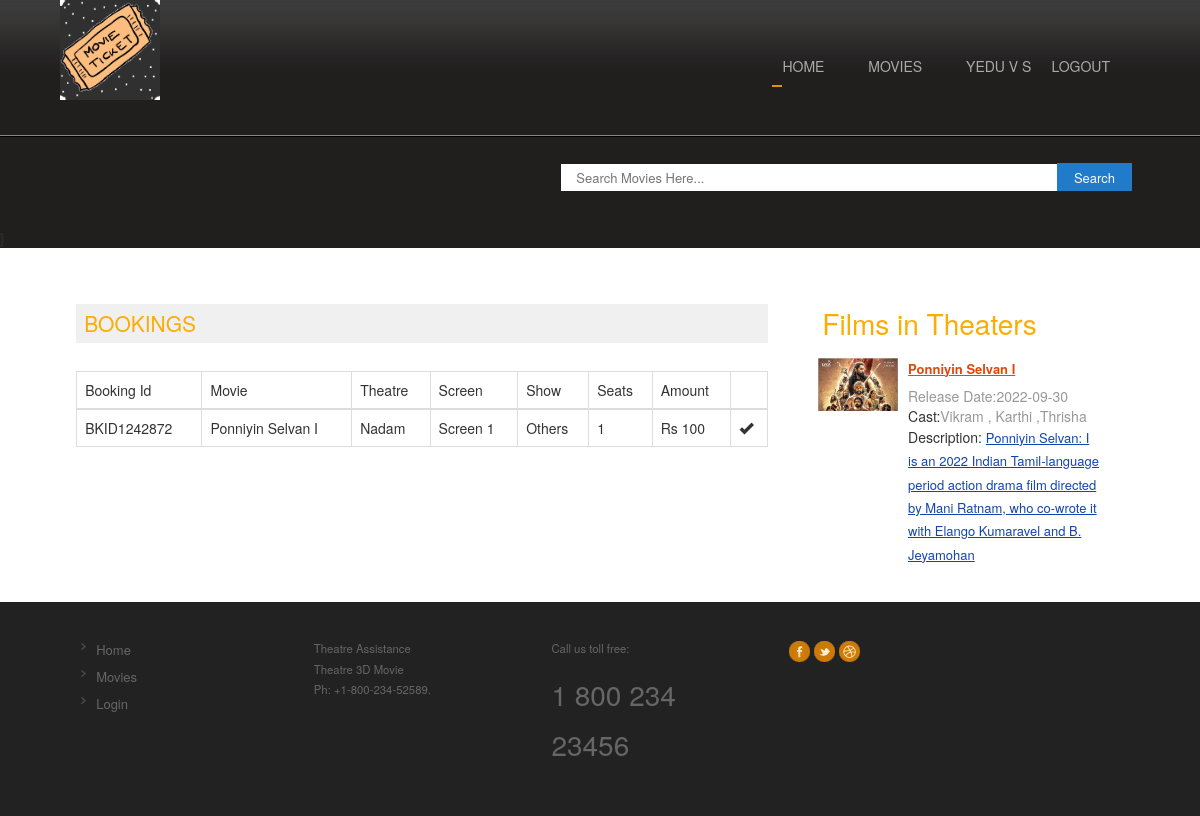
The page /profile.php (signed in) on the database its author committed.
### tables this page shows
CREATE TABLE `tbl_registration` (
  `user_id` int(11) NOT NULL,
  `name` varchar(50) NOT NULL,
  `email` varchar(50) NOT NULL,
  `phone` varchar(12) NOT NULL,
  `age` int(2) NOT NULL,
  `gender` varchar(10) NOT NULL
);

CREATE TABLE `tbl_bookings` (
  `book_id` int(11) NOT NULL,
  `ticket_id` varchar(30) NOT NULL,
  `t_id` int(11) NOT NULL COMMENT 'theater id',
  `user_id` int(11) NOT NULL,
  `show_id` int(11) NOT NULL,
  `screen_id` int(11) NOT NULL,
  `no_seats` int(3) NOT NULL COMMENT 'number of seats',
  `amount` int(5) NOT NULL,
  `ticket_date` date NOT NULL,
  `date` date NOT NULL,
  `status` int(1) NOT NULL
);

CREATE TABLE `tbl_movie` (
  `movie_id` int(11) NOT NULL,
  `t_id` int(11) NOT NULL COMMENT 'theatre id',
  `movie_name` varchar(100) NOT NULL,
  `cast` varchar(500) NOT NULL,
  `desc` varchar(1000) NOT NULL,
  `release_date` date NOT NULL,
  `image` varchar(200) NOT NULL,
  `video_url` varchar(200) NOT NULL,
  `status` int(1) NOT NULL COMMENT '0 means active '
);

CREATE TABLE `tbl_theatre` (
  `id` int(11) NOT NULL,
  `name` varchar(100) NOT NULL,
  `address` varchar(100) NOT NULL,
  `place` varchar(100) NOT NULL,
  `state` varchar(50) NOT NULL,
  `pin` int(11) NOT NULL
);

CREATE TABLE `tbl_screens` (
  `screen_id` int(11) NOT NULL,
  `t_id` int(11) NOT NULL COMMENT 'theatre id',
  `screen_name` varchar(110) NOT NULL,
  `seats` int(11) NOT NULL COMMENT 'number of seats',
  `charge` int(11) NOT NULL
);

CREATE TABLE `tbl_show_time` (
  `st_id` int(11) NOT NULL,
  `screen_id` int(11) NOT NULL,
  `name` varchar(40) NOT NULL COMMENT 'noon,second,etc',
  `start_time` time NOT NULL
);

### profile.php (the view, shortened to what this page needs)
<?php include('header.php');
	?>
<div class="content">
	<div class="wrap">
		<div class="content-top">
				<div class="section group">
					<div class="about span_1_of_2">
						<h3>BOOKINGS</h3>
						<?php
				$bk=mysqli_query($con,"select * from tbl_bookings where user_id='".$_SESSION['user']."'");
				if(mysqli_num_rows($bk))
				{
					?>
					<table class="table table-bordered">
						<thead>
						<th>Booking Id</th>
						<th>Movie</th>
						<th>Theatre</th>
						<th>Screen</th>
						<th>Show</th>
						<th>Seats</th>
						<th>Amount</th>
						<th></th>
						</thead>
						<tbody>
						<?php
						while($bkg=mysqli_fetch_array($bk))
						{
							$m=mysqli_query($con,"select * from tbl_movie where movie_id=(select movie_id from tbl_shows where s_id='".$bkg['show_id']."')");
							$mov=mysqli_fetch_array($m);
							$s=mysqli_query($con,"select * from tbl_screens where screen_id='".$bkg['screen_id']."'");
							$srn=mysqli_fetch_array($s);
							$tt=mysqli_query($con,"select * from tbl_theatre where id='".$bkg['t_id']."'");
							$thr=mysqli_fetch_array($tt);
							$st=mysqli_query($con,"select * from tbl_show_time where st_id=(select st_id from tbl_shows where s_id='".$bkg['show_id']."')");
							$stm=mysqli_fetch_array($st);
							?>
							<tr>
								<td>
									<?php echo $bkg['ticket_id'];?>
								</td>
								<td>
									<?php echo $mov['movie_name'];?>
								</td>
								<td>
									<?php echo $thr['name'];?>
								</td>
								<td>
									<?php echo $srn['screen_name'];?>
								</td>
								<td>
									<?php echo $stm['name'];?>
								</td>
								<td>
									<?php echo $bkg['no_seats'];?>
								</td>
								<td>
									Rs <?php echo $bkg['amount'];?>
								</td>
								<td>
									<?php  if($bkg['ticket_date']<date('Y-m-d'))
									{
										?>
										<i class="glyphicon glyphicon-ok"></i>
										<?php
									}
									else
									{?>
									<a href="cancel.php?id=<?php echo $bkg['book_id'];?>">Cancel</a>
									<?php
									}
									?>
								</td>
							</tr>
							<?php
						}
						?></tbody>
					</table>
					<?php
				}
				else
				{
					?>
					<h3>No Previous Bookings</h3>
					<?php
				}
				?>
					</div>
				<?php include('movie_sidebar.php');?>
			</div>
			</div>
	</div>
</div>
<?php include('footer.php');?>

### header.php (shortened to what this page needs)
<?php
include('config.php');
?>
<!DOCTYPE HTML>
<html>
<head>
<link rel="stylesheet" href="css/style.css" type="text/css" media="all" />
<link rel="stylesheet" href="css/flexslider.css" type="text/css" media="all" />
<link type="text/css" rel="stylesheet" href="http://www.dreamtemplate.com/dreamcodes/tabs/css/tsc_tabs.css" />
<link rel="stylesheet" href="css/tsc_tabs.css" type="text/css" media="all" />
<link rel="stylesheet" href="https://maxcdn.bootstrapcdn.com/bootstrap/3.3.7/css/bootstrap.min.css">
</head>
<body>
<div class="header">
	<div class="header-top">
		<div class="wrap">
			<div class="h-logo">
			<a href="index.php"><img src="images/xy.png" width="100" height="100" alt=""/></a>
		</div>
			  <div class="nav-wrap">
					<ul class="group" id="example-one">
			           <li><a href="index.php">Home</a></li>
			  		   <li><a href="movies_events.php">Movies</a></li>
			  		   <li><?php if(isset($_SESSION['user'])){
			  		   $us=mysqli_query($con,"select * from tbl_registration where user_id='".$_SESSION['user']."'");
        $user=mysqli_fetch_array($us);?><a href="profile.php"><?php echo $user['name'];?></a><a href="logout.php">Logout</a><?php }else{?><a href="login.php">Login</a><?php }?></li>
			        </ul>
			  </div>
   		</div>
    </div>
<div class="block">
	<div class="wrap">
        <form action="process_search.php" id="reservation-form" method="post" onsubmit="myFunction()">
		       <fieldset>
		       	<div class="field" >
                                <input type="text" placeholder="Search Movies Here..." style="height:27px;width:500px"  required id="search111" name="search">
                                <input type="submit" value="Search" style="height:28px;padding-top:4px" id="button111">
    </div>
		       </fieldset>
            </form>
   </div>
</div>

### movie_sidebar.php (shortened to what this page needs)
<div class="listview_1_of_3 images_1_of_3">
	<h3>Films in Theaters</h3>
	<?php
      	$qry2=mysqli_query($con,"select * from  tbl_movie where status='0' order by rand() limit 3");
      	  while($m=mysqli_fetch_array($qry2))
               {
                ?>
        <div class="content-left">
	<div class="listimg listimg_1_of_2">
		 <a href="about.php?id=<?php echo $m['movie_id'];?>"><img src="<?php echo $m['image'];?>"></a>
	</div>
	<div class="text list_1_of_2">
		  <div class="extra-wrap1">
                                     <a href="about.php?id=<?php echo $m['movie_id'];?>" class="link4"><?php echo $m['movie_name'];?></a><br>
                                    <span class="data">Release Date:<?php echo $m['release_date'];?></span><br>
                                    Cast:<Span class="data"><?php echo $m['cast'];?></span><br>
                                    Description: <span" class="color2"><?php echo $m['desc'];?></span><br>
                                </div>
	</div>
</div>
   <?php
   	}
   	?>
</div>

### css/style.css (style rules this page uses)
html,body,div,span,applet,object,iframe,h1,h2,h3,h4,h5,h6,p,blockquote,pre,a,abbr,acronym,address,big,cite,code,del,dfn,em,img,ins,kbd,q,s,samp,small,strike,strong,sub,sup,tt,var,b,u,i,dl,dt,dd,ol,nav ul,nav li,fieldset,form,label,legend,table,caption,tbody,tfoot,thead,tr,th,td,article,aside,canvas,details,embed,figure,figcaption,footer,header,hgroup,menu,nav,output,ruby,section,summary,time,mark,audio,video { margin:0;padding:0;border:0;font-size:100%;font:inherit;vertical-align:baseline; }
ol,ul { list-style:none;margin:0;padding:0; }
table { border-collapse:collapse;border-spacing:0; }
a { text-decoration:none; }
img { max-width:100%; }
body { font-family: 'AmbleRegular'; background:#fff; }
.header { background: url(../images/hd-bg.png); }
.header-top { border-bottom: 2px ridge #333; }
.wrap { width:80%; margin:0 auto; }
.nav-wrap { float: right; width: 67%; margin: 50px auto; }
.nav-wrap ul { float:right; }
.group:after { visibility: hidden; display: block; content: ""; clear: both; height: 0; }
#example-one { margin: 0 auto; list-style: none; position: relative; }
#example-one li { display: inline-block; margin-right: 20px; }
#example-one a { color: #aaa; font-size: 14px; float: left; padding: 6px 10px 4px 10px; text-decoration: none; text-transform: uppercase; }
.h-logo { float:left; }
.block { margin-top: 20px; }
#reservation-form { float:right; margin-top:6px; }
#reservation-form .field { float:left; }
#reservation-form .field { display: block; height: 55px; font-size: 13px; color: #FAC9A9; margin-bottom: 10px; }
.content { background:#fff; padding: 20px 0; }
.listview_1_of_3 { display: block; float:left; margin: 0% 0 0% 1.6%; }
.listview_1_of_3 h3 { color:#FCAC03; font-size:2em; margin-bottom:5%; }
.data { color: #989898; margin-bottom: 1px; }
.listimg { display: block; float:left; }
.text { display: block; float:left; margin: 0% 0 7% 3.6%; }
.images_1_of_3 { width: 29.2%; padding:1.5%; }
.listimg_1_of_2 { width:28.2%; }
.list_1_of_2 { width: 68.2%; }
.images_1_of_3 img { max-width:100%; display:block; }
.link4 { font-weight: bold; color: #E3480B; display: inline-block; font-size: 13px; margin-bottom: 4%; text-decoration:underline; }
.color2 { text-decoration: underline; font-size:13px; line-height:1.8em; color:#1344B0; }
.content-top h3 { color: #FCAC03; font-size: 2em; padding: 1.5%; }
.about { display: block; float:left; }
.about:first-child { margin-left: 0; }
.span_1_of_2 { width: 67.1%; padding:1.5%; }
a { color:#888; font-size:13px; line-height:1.5em; }
.span_1_of_2 h3 { color:#FCAC03; font-size:1.5em; margin-bottom:4%; background:#f0f0f0; padding: 8px; }
@media only screen and (max-width:1280px) and (min-width:1024px) { .wrap { width:90%; } }

### footer.php (style rules this page uses)
.content { padding-bottom:0px !important; }
#search111 { padding:8px 15px; background-color:#fff; border:0px solid #dbdbdb; }
#button111 { position:relative; padding:6px 15px; left:-8px; border:2px solid #207cca; background-color:#207cca; color:#fafafa; }

### rows shown on the page
tbl_registration: name "YEDU V S"
tbl_bookings: ticket "BKID1242872", tbl_movie.movie_name "Ponniyin Selvan I", tbl_theatre.name "Nadam", screen.screen_name "Screen 1", tbl_show_time.name "Others", no_seats "1", amount "100"
tbl_movie: image (picture), movie_name "Ponniyin Selvan I", release_date "2022-09-30", cast "Vikram , Karthi ,Thrisha", desc "Ponniyin Selvan: I is an 2022 Indian Tamil-language period action drama film directed by Mani Ratnam, who co-wrote it with Elango Kumaravel and B. Jeyamohan"
